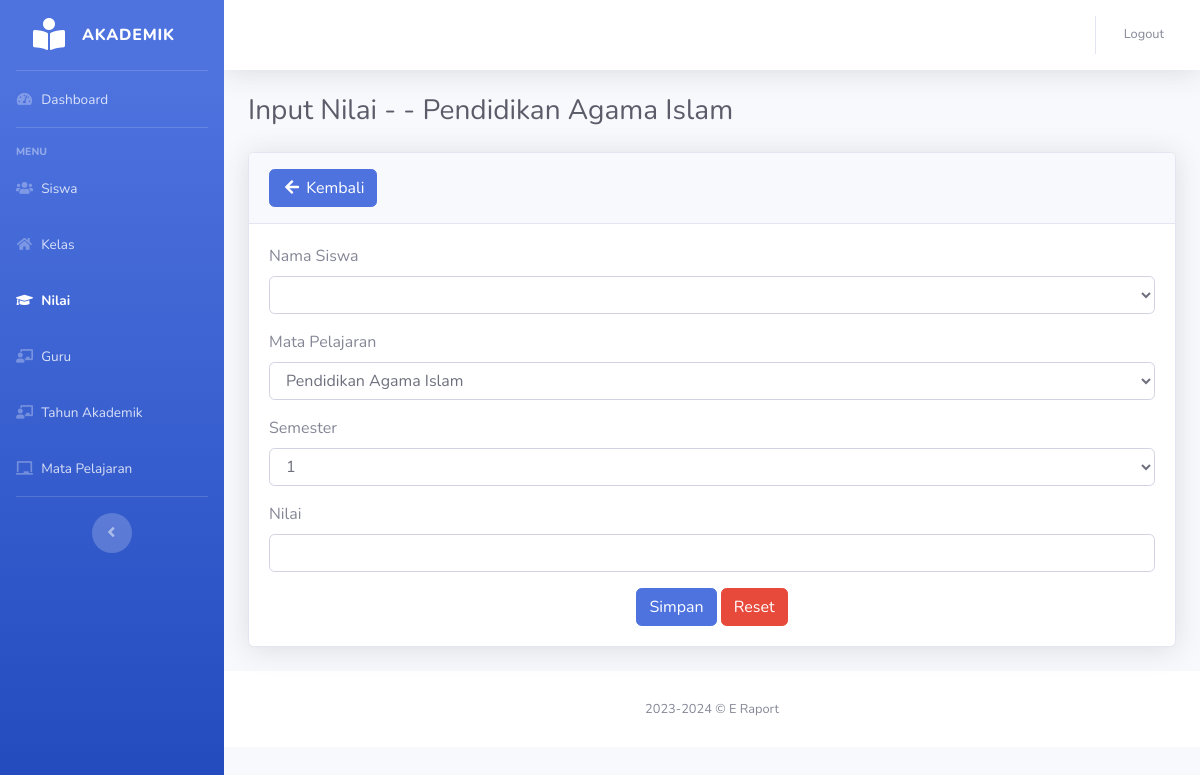
/nilai/nilai-tambah.php, run on an earlier commit of the app's database.
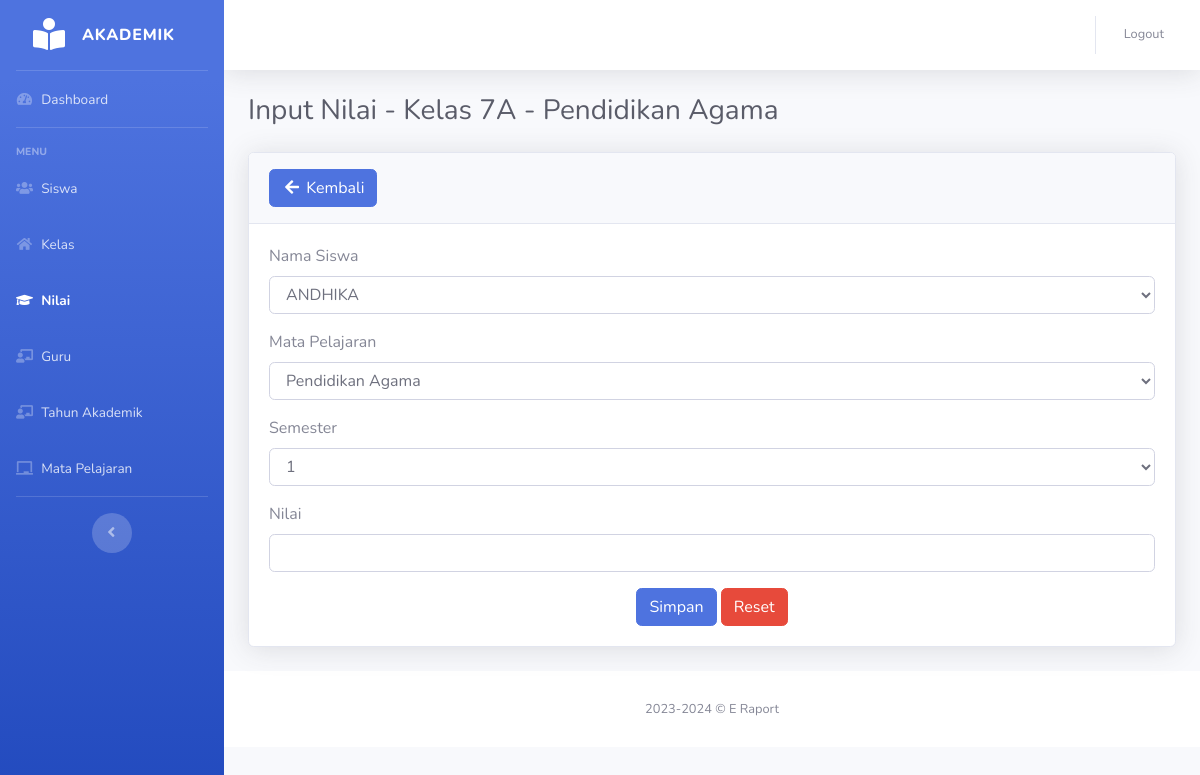
And on a later commit of the database.
### tables this page shows
CREATE TABLE `mata_pelajaran` (
  `kd_mp` int(11) NOT NULL,
  `nama_mp` varchar(30) DEFAULT NULL
);

CREATE TABLE `kelas` (
  `id_kelas` int(11) NOT NULL,
  `nama_kelas` varchar(30) NOT NULL,
  `wali_kelas` varchar(100) DEFAULT NULL
);

### functions.php (called while the page is built, shortened)
<?php
function dbConnect() {
    $db = new mysqli("localhost", "root", "", "raport");
    return $db;
}
function getListPelajaran() {
    $conn = dbConnect();
    if ($conn->connect_errno == 0) {
        $res = $conn->query("SELECT * FROM mata_pelajaran ORDER BY kd_mp");
        if ($res) {
            $data = $res->fetch_all(MYSQLI_ASSOC);
            return $data;
        } else {
            return FALSE;
        }
    } else {
        return FALSE;
    }
}
function ambilsatubaris($conn, $query) {
    $db = mysqli_query($conn, $query);
    return mysqli_fetch_assoc($db);
}
    ?>
    <?php
function getListSiswaByKelas($kelas_id) {
    $con = dbConnect();
    $query = "SELECT * FROM siswa WHERE id_kelas='$kelas_id'";
    $result = mysqli_query($con, $query);
    $rows = [];
    if ($result) {
        while ($row = mysqli_fetch_assoc($result)) {
            $rows[] = $row;
        }
    }
    return $rows;
}
?>

### nilai/nilai-tambah.php (the view, shortened to what this page needs)
<?php
include_once("../functions.php");
$kelas_id = isset($_GET['kelas_id']) ? $_GET['kelas_id'] : 1;
$mapel_id = isset($_GET['mapel_id']) ? $_GET['mapel_id'] : 1;
$query_kelas = "SELECT * FROM kelas WHERE id_kelas='$kelas_id'";
$kelas = ambilsatubaris(dbConnect(), $query_kelas);
$query_mapel = "SELECT * FROM mata_pelajaran WHERE kd_mp='$mapel_id'";
$mapel = ambilsatubaris(dbConnect(), $query_mapel);
            ?>
<!DOCTYPE html>
<html lang="en">
<head>
    <link href="../assets/vendor/fontawesome-free/css/all.min.css" rel="stylesheet" type="text/css">
    <link href="../assets/css/sb-admin-2.min.css" rel="stylesheet">
    <link href="../assets/vendor/datatables/dataTables.bootstrap4.min.css" rel="stylesheet">
</head>
<body id="page-top">
    <div id="wrapper">
        <?php include_once("../layout/sidebar.php") ?>
        <div id="content-wrapper" class="d-flex flex-column">
            <div id="content">
                <?php include_once("../layout/topbar.php") ?>
                <div class="container-fluid">
                    <h1 class="h3 mb-4 text-gray-800">Input Nilai - <?= $kelas['nama_kelas'] ?> - <?= $mapel['nama_mp'] ?></h1>
                    <div class="card shadow mb-4">
                        <div class="card-header py-3">
                            <a href="javascript:void(0)" onclick="window.history.back();" class="btn btn-primary box-title"><i class="fa fa-arrow-left fa-fw"></i> Kembali</a>
                        </div>
                        <div class="card-body">
                            <form method="post" action="">
                                <div class="form-group">
                                    <label>Nama Siswa</label>
                                    <select name="nis" class="form-control">
                                    <?php
                                        $datasiswa = getListSiswaByKelas($kelas_id);
                                        foreach($datasiswa as $data){
                                            echo "<option value=\"".$data["nis"]."\">".$data["nama"]."</option>";
                                        }
                                    ?>
                                    </select>
                                </div>
                                <div class="form-group">
                                    <label>Mata Pelajaran</label>
                                    <select name="kd_mp" class="form-control">
                                    <?php
                                        $datapelajaran = getListPelajaran();
                                        foreach($datapelajaran as $data){
                                            echo "<option value=\"".$data["kd_mp"]."\">".$data["nama_mp"]."</option>";
                                        }
                                    ?>
                                    </select>
                                </div>
                                <div class="form-group">
                                    <label>Semester</label>
                                    <select name="semester" class="form-control">
                                        <option value="1">1</option>
                                    </select>
                                </div>
                                <div class="form-group">
                                    <label>Nilai</label>
                                    <input type="number" name="nilai" class="form-control">
                                </div>
                                <div class="text-center">
                                    <button type="submit" name="btn-simpan" class="btn btn-primary tambah">Simpan</button>
                                    <button type="reset" class="btn btn-danger">Reset</button>
                                </div>
                            </form>
                        </div>
                    </div>
                </div>
                <?php include_once("../layout/footer.php") ?>
            </div>
        </div>
    </div>
</body>
</html>

What changed in the data, as far as the page shows it:
added kelas: nama_kelas "Kelas 7A"
changed mata_pelajaran: nama_mp "Pendidikan Agama Islam" → "Pendidikan Agama"
Also different on the page:
form field nis: (not shown) → "ANDHIKA"
form field kd_mp: "Pendidikan Agama Islam" → "Pendidikan Agama"
